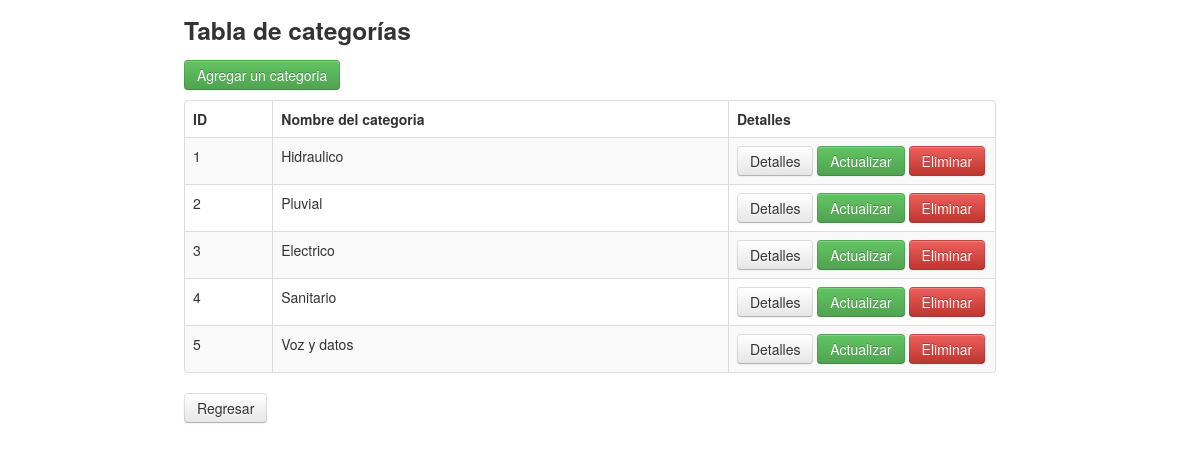
/menuCategoria.php, run on the app's committed database.
### tables this page shows
CREATE TABLE categoria (
idCategoria int NOT NULL,
nombreCategoria varchar(15),
PRIMARY KEY (idCategoria)
);

### menuCategoria.php (the view, shortened to what this page needs)
<!DOCTYPE html>
	<html lang="en">
	<head>
		<link   href="css/bootstrap.min.css" rel="stylesheet">
	</head>
	<body>
		<div class="container" style="width: 66%">
			<div class="row">
				<h3>Tabla de categorías</h3>
			</div>
			<div class="row">
				<p>
					<a href="createCategoria.php" class="btn btn-success">Agregar un categoria</a>
				</p>
				<table class="table table-striped table-bordered">
					<thead>
						<tr>
							<th>ID</th>
							<th>Nombre del categoria</th>
							<th>Detalles</th>
						</tr>
					</thead>
					<tbody>
						<?php
						$pdo = Database::connect();
						$sql = 'SELECT * FROM categoria	ORDER BY idCategoria';
						foreach ($pdo->query($sql) as $row) {
							echo '<tr>';
							echo '<td>'. $row['idCategoria'] . '</td>';
							echo '<td>'. $row['nombreCategoria'] . '</td>';
							echo '<div class ="row">';
							echo '<td width=250>';
							echo '<a class="btn" href="readCategoria.php?id='.$row['idCategoria'].'">Detalles</a>';
							echo '<a class="btn btn-success" href="updateCategoria.php?id='.$row['idCategoria'].'">Actualizar</a>';
							echo '<a class="btn btn-danger" href="deleteCategoria.php?id='.$row['idCategoria'].'">Eliminar</a>';
							echo '</td>';
							echo '</div>';
							echo '</tr>';
						}
						?>
					</tbody>
				</table>
				<a class="btn" href="index.php">Regresar</a>
			</div>
		</div>
	</body>
</html>

### data on the page
categoria: idCategoria "1", nombreCategoria "Hidraulico"
categoria: idCategoria "2", nombreCategoria "Pluvial"
categoria: idCategoria "3", nombreCategoria "Electrico"
categoria: idCategoria "4", nombreCategoria "Sanitario"
categoria: idCategoria "5", nombreCategoria "Voz y datos"
